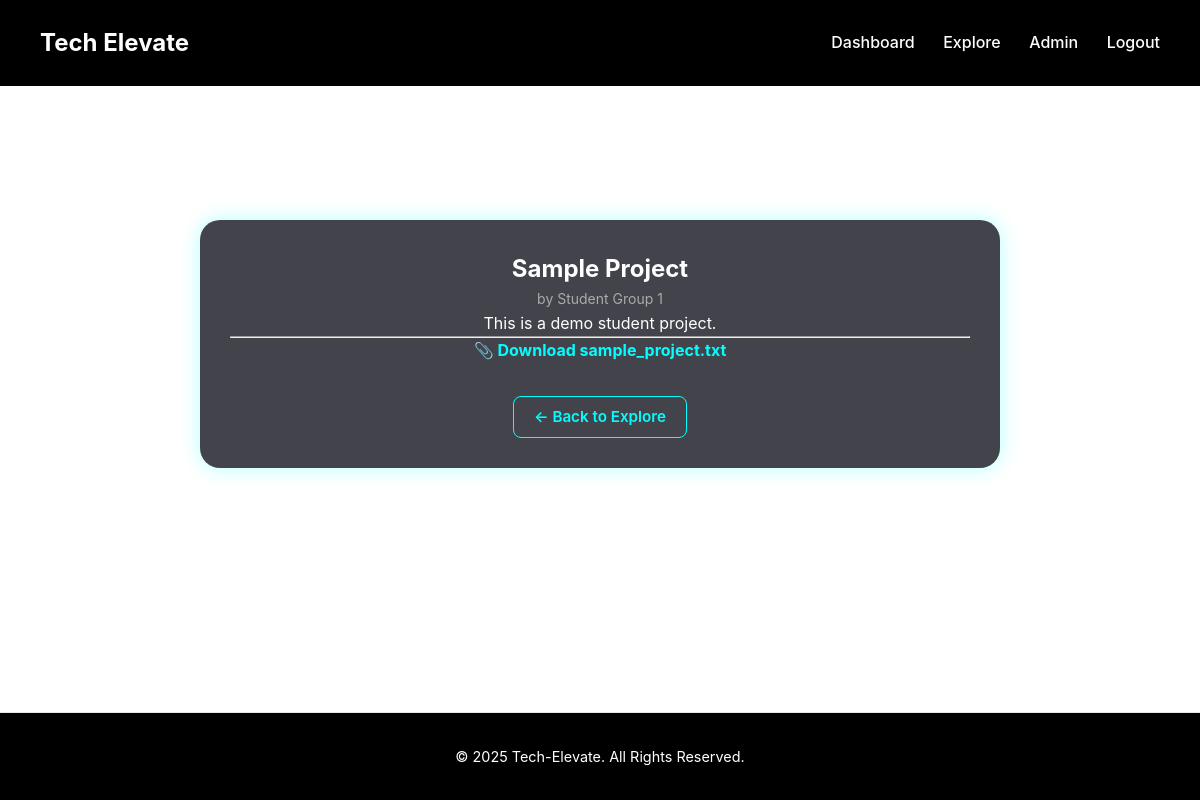
The app's page /project_view.php?id=1 (signed in) with its own data.
### tables this page shows
CREATE TABLE projects (
  id INT AUTO_INCREMENT PRIMARY KEY,
  user_id INT NOT NULL,
  project_title VARCHAR(255) NOT NULL,
  project_description TEXT,
  filename VARCHAR(255) DEFAULT NULL,
  uploaded_at TIMESTAMP DEFAULT CURRENT_TIMESTAMP,
  FOREIGN KEY (user_id) REFERENCES users(id) ON DELETE CASCADE
);

CREATE TABLE users (
  id INT AUTO_INCREMENT PRIMARY KEY,
  name VARCHAR(150) NOT NULL,
  email VARCHAR(150) NOT NULL UNIQUE,
  password VARCHAR(255) NOT NULL,
  role ENUM('admin','student') DEFAULT 'student',
  photo VARCHAR(255) DEFAULT NULL,
  course VARCHAR(150) DEFAULT NULL,
  year_level VARCHAR(100) DEFAULT NULL,
  about TEXT DEFAULT NULL,
  status ENUM('active','inactive') DEFAULT 'active',
  reset_token VARCHAR(255) DEFAULT NULL,
  reset_expires DATETIME DEFAULT NULL,
  created_at TIMESTAMP DEFAULT CURRENT_TIMESTAMP,
  updated_at TIMESTAMP DEFAULT CURRENT_TIMESTAMP ON UPDATE CURRENT_TIMESTAMP
);

### project_view.php (the view, shortened to what this page needs)
<?php
require 'db_connect.php';
$id = (int)$_GET['id'];
$stmt = $conn->prepare("
    SELECT p.*, u.name AS uploader
    FROM projects p
    JOIN users u ON u.id = p.user_id
    WHERE p.id = ? AND p.status = 'active'
    LIMIT 1
");
$stmt->bind_param('i', $id);
$stmt->execute();
$result = $stmt->get_result();
$p = $result->fetch_assoc();
include 'includes/header.php';
?>
<div class="container">
  <div class="project-view-card">
    <h2><?php echo htmlspecialchars($p['project_title']); ?></h2>
    <p class="muted">by <?php echo htmlspecialchars($p['uploader']); ?></p>
    <p><?php echo nl2br(htmlspecialchars($p['project_description'])); ?></p>
    <hr>
    <?php if ($p['filename']): ?>
      <div class="file-preview">
        <?php
        $files = explode(',', $p['filename']);
        foreach ($files as $file):
            $file = trim($file);
            $ext = strtolower(pathinfo($file, PATHINFO_EXTENSION));
            $filePath = "uploads/" . $file;
            if (preg_match('/\.(jpg|jpeg|png|gif|svg)$/i', $file)) {
                echo "<img src='$filePath' alt='Preview' class='preview-img'>";
            } elseif ($ext === 'pdf') {
                echo "<iframe src='$filePath' class='preview-pdf'></iframe>";
            } else {
                echo "<a href='$filePath' class='download-link' download>📎 Download " . htmlspecialchars($file) . "</a><br>";
            }
        endforeach;
        ?>
      </div>
    <?php else: ?>
      <p class="muted">No files uploaded for this project.</p>
    <?php endif; ?>
    <div class="form-actions">
      <a class="btn-outline" href="explore.php">← Back to Explore</a>
    </div>
  </div>
</div>
<?php include 'includes/footer.php'; ?>

### assets/css/style.css (style rules this page uses)
:root { --bg-color: #ffffff; --primary-color: #2563EB; --secondary-color: #4B5563; --text-color: #111827; --card-bg: #ffffff; --border-color: #E5E7EB; --shadow: 0 4px 6px -1px rgba(0, 0, 0, 0.05), 0 2px 4px -1px rgba(0, 0, 0, 0.04); --shadow-lg: 0 10px 15px -3px rgba(0, 0, 0, 0.07), 0 4px 6px -2px rgba(0, 0, 0, 0.05); --font-family: 'Inter', -apple-system, BlinkMacSystemFont, 'Segoe UI', Roboto, sans-serif; }
* { margin: 0; padding: 0; box-sizing: border-box; font-family: var(--font-family); }
body { background-color: var(--bg-color); color: var(--text-color); line-height: 1.6; min-height: 100vh; display: flex; flex-direction: column; }
.container, .page-body { width: 90%; max-width: 1200px; margin: 0 auto; padding-top: 90px; padding-bottom: 2rem; }
.btn, .btn-outline, .btn-small { border: 1px solid transparent; cursor: pointer; border-radius: 0.5rem; text-decoration: none; display: inline-block; font-size: 0.95rem; font-weight: 600; padding: 0.8rem 1.75rem; transition: all 0.2s ease; }
.btn-outline { background-color: transparent; border-color: var(--border-color); color: var(--text-color); }
.form-actions { display: flex; gap: 1rem; margin-top: 2rem; justify-content: center; }
.muted { color: var(--secondary-color); font-size: 0.9rem; }

### project_view.php (style rules this page uses)
.container { max-width: 800px; margin: 40px auto; color: #fff; text-align: center; }
.project-view-card { background: rgba(20,20,30,0.8); border-radius: 20px; padding: 30px; box-shadow: 0 0 20px rgba(0,255,255,0.3); }
.download-link { color: #0ff; text-decoration: none; font-weight: bold; }
.btn-outline { display: inline-block; padding: 8px 20px; border: 1px solid #0ff; border-radius: 8px; color: #0ff; text-decoration: none; transition: 0.3s; }
.muted { color: #aaa; font-size: 14px; }

### records on screen
projects: project_title "Sample Project", user.name "Student Group 1", project_description "This is a demo student project.", filename "sample_project.txt"
